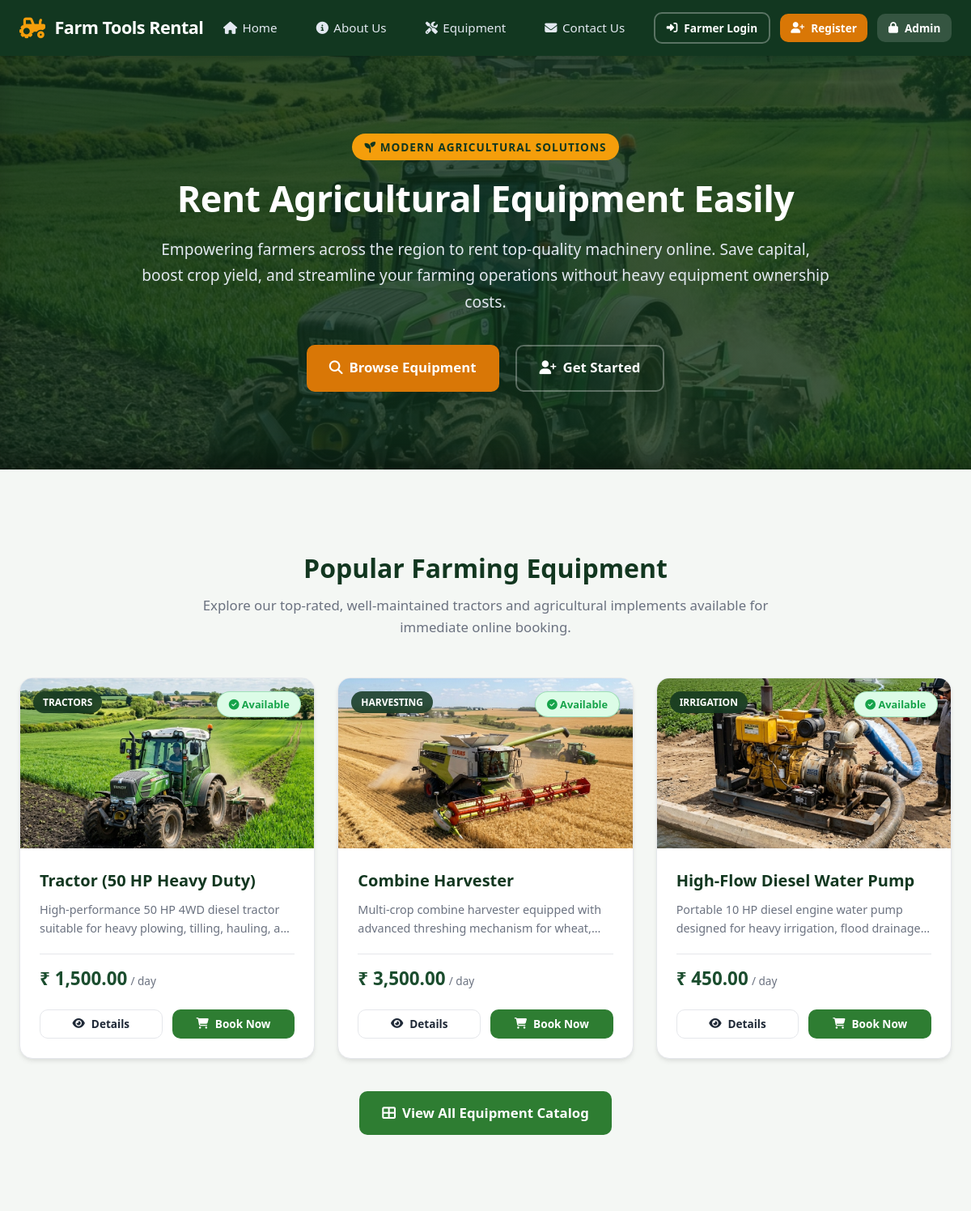
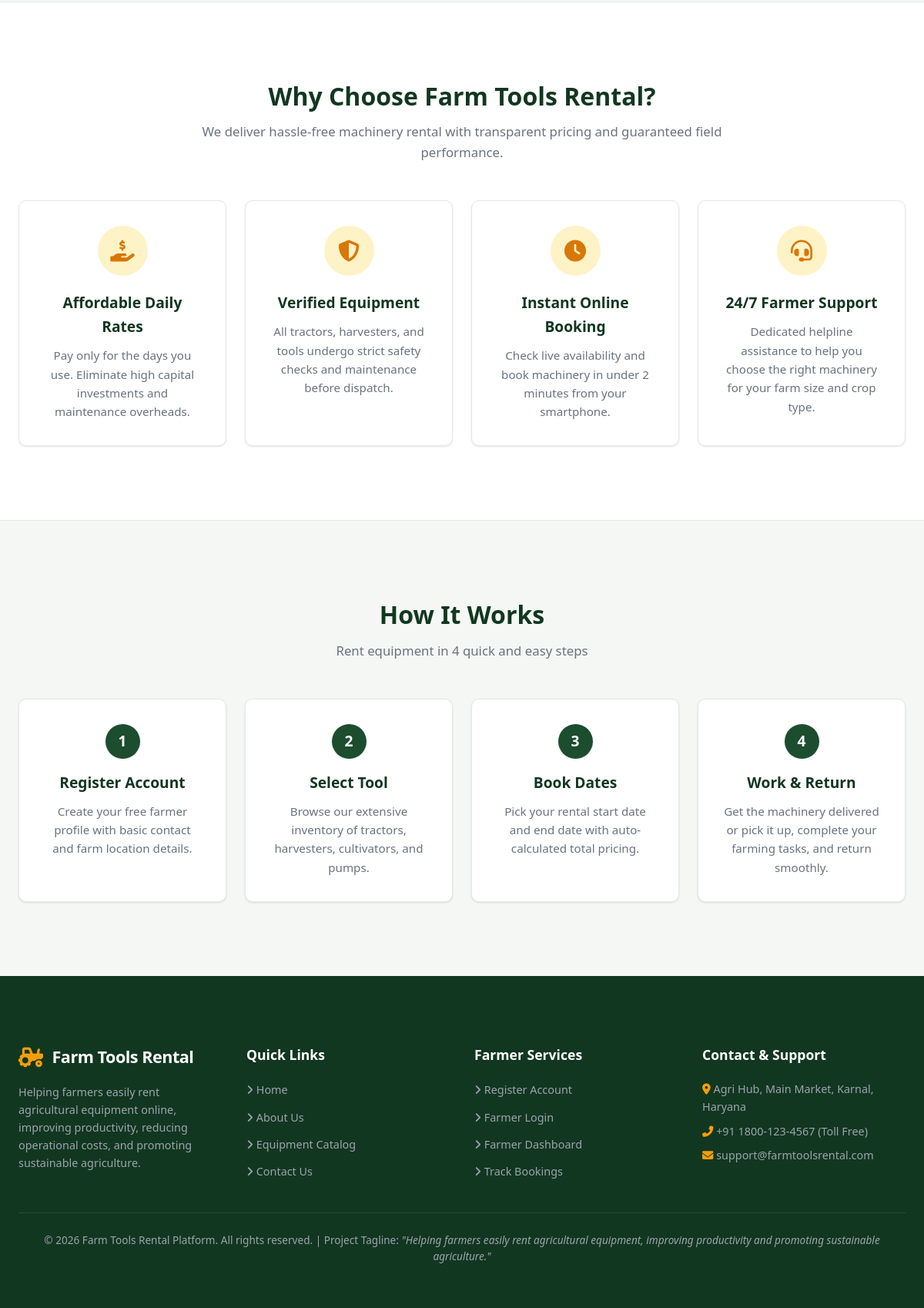
The page / on the database its author committed (2 pictures, top to bottom).
### tables this page shows
CREATE TABLE `equipment` (
  `id` INT(11) NOT NULL AUTO_INCREMENT,
  `name` VARCHAR(100) NOT NULL,
  `category` VARCHAR(50) NOT NULL,
  `description` TEXT NOT NULL,
  `price_per_day` DECIMAL(10,2) NOT NULL,
  `availability` ENUM('Available','Unavailable','Maintenance') NOT NULL DEFAULT 'Available',
  `image` VARCHAR(255) DEFAULT 'default_equipment.jpg',
  `created_at` DATETIME DEFAULT CURRENT_TIMESTAMP,
  PRIMARY KEY (`id`)
);

### index.php (the view, shortened to what this page needs)
<?php
require_once __DIR__ . '/config/database.php';
require_once __DIR__ . '/includes/header.php';
$popular_equipment = [];
try {
    $stmt = $conn->query("SELECT * FROM equipment WHERE availability = 'Available' ORDER BY id ASC LIMIT 3");
    $popular_equipment = $stmt->fetchAll();
} catch (Exception $e) {
    $popular_equipment = [];
}
?>
<section class="hero-section">
  <div class="hero-content">
    <span class="hero-tag"><i class="fas fa-seedling"></i> Modern Agricultural Solutions</span>
    <h1 class="hero-title">Rent Agricultural Equipment Easily</h1>
    <p class="hero-desc">
      Empowering farmers across the region to rent top-quality machinery online. Save capital, boost crop yield, and streamline your farming operations without heavy equipment ownership costs.
    </p>
    <div class="hero-actions">
      <a href="equipment.php" class="btn btn-accent btn-lg"><i class="fas fa-search"></i> Browse Equipment</a>
      <a href="register.php" class="btn btn-outline btn-lg"><i class="fas fa-user-plus"></i> Get Started</a>
    </div>
  </div>
</section>
<section class="section-padding">
  <div class="container">
    <div class="section-title-wrap">
      <h2 class="section-title">Popular Farming Equipment</h2>
      <p class="section-desc">Explore our top-rated, well-maintained tractors and agricultural implements available for immediate online booking.</p>
    </div>
    <div class="grid-3">
      <?php if (!empty($popular_equipment)): ?>
        <?php foreach ($popular_equipment as $item): ?>
          <div class="equipment-card">
            <div class="equipment-img-wrap">
              <span class="equipment-category-badge"><?php echo htmlspecialchars($item['category']); ?></span>
              <span class="availability-badge badge-available"><i class="fas fa-check-circle"></i> Available</span>
              <img src="images/equipment/<?php echo htmlspecialchars($item['image']); ?>" alt="<?php echo htmlspecialchars($item['name']); ?>" class="equipment-img" onerror="this.src='images/equipment/default_equipment.jpg'">
            </div>
            <div class="equipment-body">
              <h3 class="equipment-title"><?php echo htmlspecialchars($item['name']); ?></h3>
              <p class="equipment-desc"><?php echo htmlspecialchars($item['description']); ?></p>
              <div class="equipment-price-row">
                <div>
                  <span class="price-amount">₹ <?php echo number_format($item['price_per_day'], 2); ?></span>
                  <span class="price-unit">/ day</span>
                </div>
              </div>
              <div class="equipment-footer">
                <a href="farmer/equipment_details.php?id=<?php echo $item['id']; ?>" class="btn btn-outline-dark btn-sm"><i class="fas fa-eye"></i> Details</a>
                <a href="farmer/book.php?id=<?php echo $item['id']; ?>" class="btn btn-primary btn-sm"><i class="fas fa-shopping-cart"></i> Book Now</a>
              </div>
            </div>
          </div>
        <?php endforeach; ?>
      <?php else: ?>
        <p style="text-align: center; grid-column: 1/-1;" class="text-muted">No equipment loaded yet. Please run SQL seed script.</p>
      <?php endif; ?>
    </div>
    <div style="text-align: center; margin-top: 2.5rem;">
      <a href="equipment.php" class="btn btn-primary btn-lg"><i class="fas fa-th-large"></i> View All Equipment Catalog</a>
    </div>
  </div>
</section>
<section class="section-padding" style="background: #ffffff; border-top: 1px solid var(--border-color); border-bottom: 1px solid var(--border-color);">
  <div class="container">
    <div class="section-title-wrap">
      <h2 class="section-title">Why Choose Farm Tools Rental?</h2>
      <p class="section-desc">We deliver hassle-free machinery rental with transparent pricing and guaranteed field performance.</p>
    </div>
    <div class="grid-4">
      <div class="feature-card">
        <div class="feature-icon"><i class="fas fa-hand-holding-usd"></i></div>
        <h3 class="feature-title">Affordable Daily Rates</h3>
        <p class="feature-desc">Pay only for the days you use. Eliminate high capital investments and maintenance overheads.</p>
      </div>
      <div class="feature-card">
        <div class="feature-icon"><i class="fas fa-shield-alt"></i></div>
        <h3 class="feature-title">Verified Equipment</h3>
        <p class="feature-desc">All tractors, harvesters, and tools undergo strict safety checks and maintenance before dispatch.</p>
      </div>
      <div class="feature-card">
        <div class="feature-icon"><i class="fas fa-clock"></i></div>
        <h3 class="feature-title">Instant Online Booking</h3>
        <p class="feature-desc">Check live availability and book machinery in under 2 minutes from your smartphone.</p>
      </div>
      <div class="feature-card">
        <div class="feature-icon"><i class="fas fa-headset"></i></div>
        <h3 class="feature-title">24/7 Farmer Support</h3>
        <p class="feature-desc">Dedicated helpline assistance to help you choose the right machinery for your farm size and crop type.</p>
      </div>
    </div>
  </div>
</section>
<section class="section-padding">
  <div class="container">
    <div class="section-title-wrap">
      <h2 class="section-title">How It Works</h2>
      <p class="section-desc">Rent equipment in 4 quick and easy steps</p>
    </div>
    <div class="grid-4">
      <div class="step-card feature-card">
        <div class="step-number">1</div>
        <h3 class="feature-title">Register Account</h3>
        <p class="feature-desc">Create your free farmer profile with basic contact and farm location details.</p>
      </div>
      <div class="step-card feature-card">
        <div class="step-number">2</div>
        <h3 class="feature-title">Select Tool</h3>
        <p class="feature-desc">Browse our extensive inventory of tractors, harvesters, cultivators, and pumps.</p>
      </div>
      <div class="step-card feature-card">
        <div class="step-number">3</div>
        <h3 class="feature-title">Book Dates</h3>
        <p class="feature-desc">Pick your rental start date and end date with auto-calculated total pricing.</p>
      </div>
      <div class="step-card feature-card">
        <div class="step-number">4</div>
        <h3 class="feature-title">Work &amp; Return</h3>
        <p class="feature-desc">Get the machinery delivered or pick it up, complete your farming tasks, and return smoothly.</p>
      </div>
    </div>
  </div>
</section>
<?php require_once __DIR__ . '/includes/footer.php'; ?>

### rows shown on the page
equipment: category "TRACTORS", image (picture), name "Tractor (50 HP Heavy Duty)", description "High-performance 50 HP 4WD diesel tractor suitable for heavy plowing, tilling, hauling,…", price_per_day "1,500.00"
equipment: category "HARVESTING", image (picture), name "Combine Harvester", description "Multi-crop combine harvester equipped with advanced threshing mechanism for…", price_per_day "3,500.00"
equipment: category "IRRIGATION", image (picture), name "High-Flow Diesel Water Pump", description "Portable 10 HP diesel engine water pump designed for heavy irrigation, flood…", price_per_day "450.00"
